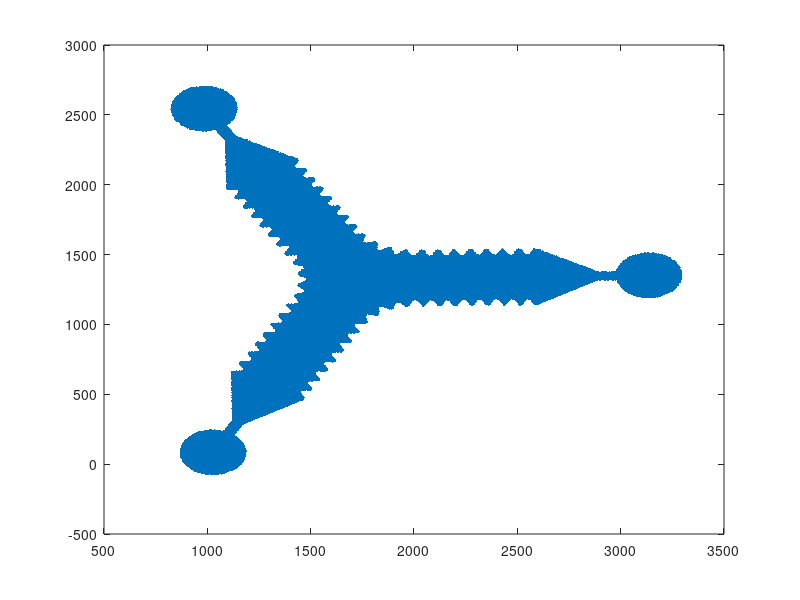

MATLAB code for this plot: (Note: this script raises an error after producing the figure.)
clear;clc; close all

% Input settings
selectFile = 'Dev11';

switch selectFile
    case 'Dev11'
        intersection = [1726-10; 1418-90];
        angleRotate = 31;
        meanChannelWidth = 392;
        filename = ['20210422_', selectFile];
    case 'Dev12'
        intersection = [1726+50; 1418-50];
        angleRotate = 34;
        meanChannelWidth = 392;
        filename = ['20210422_', selectFile];
    case 'Dev13'
        intersection = [1726+70; 1418-50];
        angleRotate = 29;
        meanChannelWidth = 392;
        filename = ['20210422_', selectFile];
    case 'Dev14'
        intersection = [1726+10; 1418-0];
        angleRotate = 29;
        meanChannelWidth = 392;
        filename = ['20210422_', selectFile];
    case 'Dev16'
        intersection = [1726+45; 1418-60];
        angleRotate = 33;
        meanChannelWidth = 392;
        filename = ['20210422_', selectFile];
    case 'Dev17'
        intersection = [1726-10; 1418-25];
        angleRotate = 31;
        meanChannelWidth = 392;
        filename = ['20210422_', selectFile];
end


%% Plot CellProfiler points on rotated and scaled concentration map
% Generate concentration map
grid100 = csvread('xy_25um_c1c2c3.csv');
gridcenter = [mean(grid100(:,1)), mean(grid100(:,2))]; % centroid as center
coord = grid100(:,1:2); % x and y coordinates

% scale
coord(:,1) = coord(:,1) - gridcenter(1); % normalize x
coord(:,2) = coord(:,2) - gridcenter(2); % normalize y
x = grid100(:,1);
y = grid100(:,2);
A = x(find(y==24675));
mapscale = max(A) - min(A);
scalefactor = meanChannelWidth/mapscale;
coord = coord.*scalefactor;

% rotate
theta = angleRotate; % theta rotates counterclockwise, degrees
R = [cosd(theta), -sind(theta); sind(theta), cosd(theta)];
coord = coord*R';

% adjust new center
coord(:,1) = coord(:,1) + intersection(1); % add image center
coord(:,2) = coord(:,2) + intersection(2); % add image center


figure
plot(coord(:,1), coord(:,2),'.')


% Import cell data
calceinData = readtable([filename, 'Calcein', '.csv']);
PI = readtable([filename, 'PI', '.csv']);


%drug1C = croppedMap(:,:,1);
% find x and y locations of drug concentrations on image
x = calceinData.Location_Center_X;
y = calceinData.Location_Center_Y;
hold on
plot(x,y,'.r')

points = [x, y];
k = dsearchn(coord,points);
conc = grid100(k,3:5);

c1 = conc(:,1);
c2 = conc(:,2);
c3 = conc(:,3);
calceinMean = calceinData{:,11};
calceinMedian = calceinData{:,12};
PIMean = PI{:,11};
PIMedian = PI{:,12};
results = table(x,y,c1,c2,c3,calceinMean,calceinMedian,PIMean,PIMedian);
writetable(results,[filename, '_concentrations.csv']);
saveas(gcf, [filename, '_plot.png']);
%{
thresh = 0.01;

calceinValue = calceinData.Intensity_MeanIntensity_CropLive;
live = calceinValue>thresh;


% Rolling ball method for viability based on cells within radius r
% For each x,y cell, find indices of closest x,y within r
viability = x; % initilize variable
r = 500; % range for rolling
Idx = rangesearch([x,y],[x,y],r);
for i = 1:length(Idx) % for each cell
	% average live status of neighbors
	viability(i) = mean(live(Idx{i}));
end

C1 = x;
C2 = C1;
C3 = C1;
for i = 1:length(x)
    C1(i) = croppedMap(y(i),x(i),1); % index must be flipped
    C2(i) = croppedMap(y(i),x(i),2);
    C3(i) = croppedMap(y(i),x(i),3);
end

results = table(x,y,C1,C2,C3,viability,live,calceinValue);
%% FIGURES

% Figure 2. Default concentration map.
figure(2); clf
imagesc(concentrationMap(:,:,1))
hold on
plot(mapcentroid(1), mapcentroid(2),'r+')
hold off
title('Concentration Map with Center Point')


% Figure 3. Rotated, scaled, and centered, map.
figure(3); clf
imagesc(concentrationMapRSC(:,:,1))

% Figure 4. Cropped image
figure(4); clf
imagesc(croppedMap(:,:,1))

hold on
for i = 1:length(live)
    if live(i)==1
        plot(x(i),y(i),'.k')
    else
        plot(x(i),y(i),'.r')
    end
end
hold off


% Figure 5. Image of calcein with points highlighted
figure(5); clf
imshow(imageraw)
hold on
%for i = 1:cell_N
%	plot(cell_location(i,1), cell_location(i,2),'.g')
%end
hold off

%}